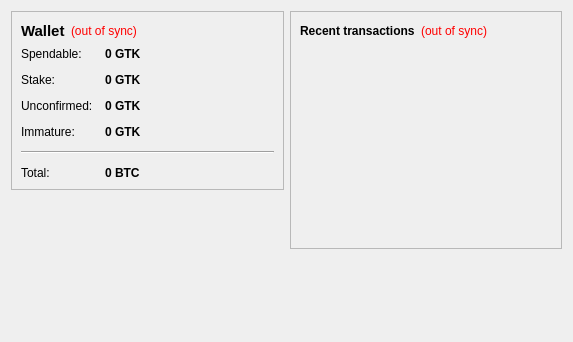
<?xml version="1.0" encoding="UTF-8"?>
<ui version="4.0">
 <class>OverviewPage</class>
 <widget class="QWidget" name="OverviewPage">
  <property name="geometry">
   <rect>
    <x>0</x>
    <y>0</y>
    <width>573</width>
    <height>342</height>
   </rect>
  </property>
  <property name="windowTitle">
   <string>Form</string>
  </property>
  <layout class="QHBoxLayout" name="horizontalLayout" stretch="1,1">
   <item>
    <layout class="QVBoxLayout" name="verticalLayout_2">
     <item>
      <widget class="QFrame" name="frame">
       <property name="frameShape">
        <enum>QFrame::StyledPanel</enum>
       </property>
       <property name="frameShadow">
        <enum>QFrame::Raised</enum>
       </property>
       <layout class="QVBoxLayout" name="verticalLayout_4">
        <item>
         <layout class="QHBoxLayout" name="horizontalLayout_4">
          <item>
           <widget class="QLabel" name="label_5">
            <property name="font">
             <font>
              <pointsize>11</pointsize>
              <weight>75</weight>
              <bold>true</bold>
             </font>
            </property>
            <property name="text">
             <string>Wallet</string>
            </property>
           </widget>
          </item>
          <item>
           <widget class="QLabel" name="labelWalletStatus">
            <property name="toolTip">
             <string>The displayed information may be out of date. Your wallet automatically synchronizes with the GoTokens network after a connection is established, but this process has not completed yet.</string>
            </property>
            <property name="styleSheet">
             <string notr="true">QLabel { color: red; }</string>
            </property>
            <property name="text">
             <string notr="true">(out of sync)</string>
            </property>
            <property name="alignment">
             <set>Qt::AlignLeading|Qt::AlignLeft|Qt::AlignVCenter</set>
            </property>
           </widget>
          </item>
          <item>
           <spacer name="horizontalSpacer_2">
            <property name="orientation">
             <enum>Qt::Horizontal</enum>
            </property>
            <property name="sizeHint" stdset="0">
             <size>
              <width>40</width>
              <height>20</height>
             </size>
            </property>
           </spacer>
          </item>
         </layout>
        </item>
        <item>
         <layout class="QFormLayout" name="formLayout_2">
          <property name="fieldGrowthPolicy">
           <enum>QFormLayout::AllNonFixedFieldsGrow</enum>
          </property>
          <property name="horizontalSpacing">
           <number>12</number>
          </property>
          <property name="verticalSpacing">
           <number>12</number>
          </property>
          <item row="0" column="0">
           <widget class="QLabel" name="label">
            <property name="text">
             <string>Spendable:</string>
            </property>
           </widget>
          </item>
          <item row="0" column="1">
           <widget class="QLabel" name="labelBalance">
            <property name="font">
             <font>
              <weight>75</weight>
              <bold>true</bold>
             </font>
            </property>
            <property name="cursor">
             <cursorShape>IBeamCursor</cursorShape>
            </property>
            <property name="toolTip">
             <string>Your current spendable balance</string>
            </property>
            <property name="text">
             <string notr="true">0 GTK</string>
            </property>
            <property name="textInteractionFlags">
             <set>Qt::LinksAccessibleByMouse|Qt::TextSelectableByKeyboard|Qt::TextSelectableByMouse</set>
            </property>
           </widget>
          </item>
          <item row="1" column="0">
           <widget class="QLabel" name="label_6">
            <property name="text">
             <string>Stake:</string>
            </property>
           </widget>
          </item>
          <item row="1" column="1">
           <widget class="QLabel" name="labelStake">
            <property name="font">
             <font>
              <weight>75</weight>
              <bold>true</bold>
             </font>
            </property>
            <property name="cursor">
             <cursorShape>IBeamCursor</cursorShape>
            </property>
            <property name="toolTip">
             <string>Total of coins that was staked, and do not yet count toward the current balance</string>
            </property>
            <property name="text">
             <string notr="true">0 GTK</string>
            </property>
            <property name="textInteractionFlags">
             <set>Qt::LinksAccessibleByMouse|Qt::TextSelectableByKeyboard|Qt::TextSelectableByMouse</set>
            </property>
           </widget>
          </item>
          <item row="2" column="0">
           <widget class="QLabel" name="label_3">
            <property name="text">
             <string>Unconfirmed:</string>
            </property>
           </widget>
          </item>
          <item row="2" column="1">
           <widget class="QLabel" name="labelUnconfirmed">
            <property name="font">
             <font>
              <weight>75</weight>
              <bold>true</bold>
             </font>
            </property>
            <property name="cursor">
             <cursorShape>IBeamCursor</cursorShape>
            </property>
            <property name="toolTip">
             <string>Total of transactions that have yet to be confirmed, and do not yet count toward the current balance</string>
            </property>
            <property name="text">
             <string notr="true">0 GTK</string>
            </property>
            <property name="textInteractionFlags">
             <set>Qt::LinksAccessibleByMouse|Qt::TextSelectableByKeyboard|Qt::TextSelectableByMouse</set>
            </property>
           </widget>
          </item>
          <item row="3" column="0">
           <widget class="QLabel" name="labelImmatureText">
            <property name="text">
             <string>Immature:</string>
            </property>
           </widget>
          </item>
          <item row="3" column="1">
           <widget class="QLabel" name="labelImmature">
            <property name="font">
             <font>
              <weight>75</weight>
              <bold>true</bold>
             </font>
            </property>
            <property name="toolTip">
             <string>Mined balance that has not yet matured</string>
            </property>
            <property name="text">
             <string notr="true">0 GTK</string>
            </property>
            <property name="textInteractionFlags">
             <set>Qt::LinksAccessibleByMouse|Qt::TextSelectableByKeyboard|Qt::TextSelectableByMouse</set>
            </property>
           </widget>
          </item>
          <item row="4" column="0" colspan="2">
           <widget class="Line" name="line">
            <property name="orientation">
             <enum>Qt::Horizontal</enum>
            </property>
           </widget>
          </item>
          <item row="5" column="0">
           <widget class="QLabel" name="labelTotalText">
            <property name="text">
             <string>Total:</string>
            </property>
           </widget>
          </item>
          <item row="5" column="1">
           <widget class="QLabel" name="labelTotal">
            <property name="font">
             <font>
              <weight>75</weight>
              <bold>true</bold>
             </font>
            </property>
            <property name="cursor">
             <cursorShape>IBeamCursor</cursorShape>
            </property>
            <property name="toolTip">
             <string>Your current total balance</string>
            </property>
            <property name="text">
             <string notr="true">0 BTC</string>
            </property>
            <property name="textInteractionFlags">
             <set>Qt::LinksAccessibleByMouse|Qt::TextSelectableByKeyboard|Qt::TextSelectableByMouse</set>
            </property>
           </widget>
          </item>
         </layout>
        </item>
       </layout>
      </widget>
     </item>
     <item>
      <spacer name="verticalSpacer">
       <property name="orientation">
        <enum>Qt::Vertical</enum>
       </property>
       <property name="sizeHint" stdset="0">
        <size>
         <width>20</width>
         <height>40</height>
        </size>
       </property>
      </spacer>
     </item>
    </layout>
   </item>
   <item>
    <layout class="QVBoxLayout" name="verticalLayout_3">
     <item>
      <widget class="QFrame" name="frame_2">
       <property name="frameShape">
        <enum>QFrame::StyledPanel</enum>
       </property>
       <property name="frameShadow">
        <enum>QFrame::Raised</enum>
       </property>
       <layout class="QVBoxLayout" name="verticalLayout">
        <item>
         <layout class="QHBoxLayout" name="horizontalLayout_2">
          <item>
           <widget class="QLabel" name="label_4">
            <property name="text">
             <string>&lt;b&gt;Recent transactions&lt;/b&gt;</string>
            </property>
           </widget>
          </item>
          <item>
           <widget class="QLabel" name="labelTransactionsStatus">
            <property name="toolTip">
             <string>The displayed information may be out of date. Your wallet automatically synchronizes with the GoTokens network after a connection is established, but this process has not completed yet.</string>
            </property>
            <property name="styleSheet">
             <string notr="true">QLabel { color: red; }</string>
            </property>
            <property name="text">
             <string notr="true">(out of sync)</string>
            </property>
            <property name="alignment">
             <set>Qt::AlignRight|Qt::AlignTrailing|Qt::AlignVCenter</set>
            </property>
           </widget>
          </item>
          <item>
           <spacer name="horizontalSpacer">
            <property name="orientation">
             <enum>Qt::Horizontal</enum>
            </property>
            <property name="sizeHint" stdset="0">
             <size>
              <width>40</width>
              <height>20</height>
             </size>
            </property>
           </spacer>
          </item>
         </layout>
        </item>
        <item>
         <widget class="QListView" name="listTransactions">
          <property name="styleSheet">
           <string notr="true">QListView { background: transparent; }</string>
          </property>
          <property name="frameShape">
           <enum>QFrame::NoFrame</enum>
          </property>
          <property name="verticalScrollBarPolicy">
           <enum>Qt::ScrollBarAlwaysOff</enum>
          </property>
          <property name="horizontalScrollBarPolicy">
           <enum>Qt::ScrollBarAlwaysOff</enum>
          </property>
          <property name="selectionMode">
           <enum>QAbstractItemView::NoSelection</enum>
          </property>
         </widget>
        </item>
       </layout>
      </widget>
     </item>
     <item>
      <spacer name="verticalSpacer_2">
       <property name="orientation">
        <enum>Qt::Vertical</enum>
       </property>
       <property name="sizeHint" stdset="0">
        <size>
         <width>20</width>
         <height>40</height>
        </size>
       </property>
      </spacer>
     </item>
    </layout>
   </item>
  </layout>
 </widget>
 <resources/>
 <connections/>
</ui>
